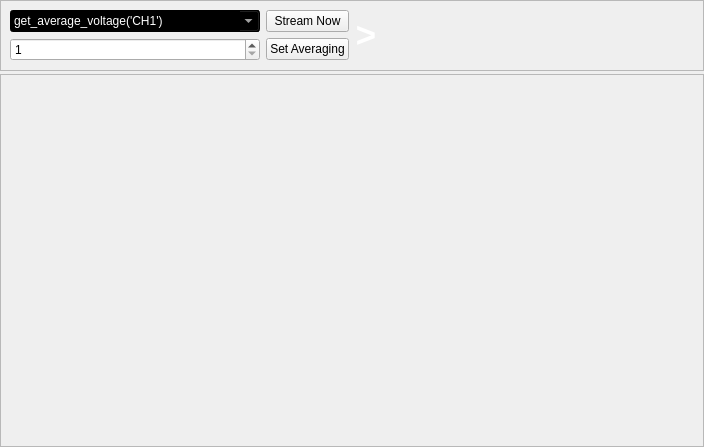
<?xml version="1.0" encoding="UTF-8"?>
<ui version="4.0">
 <class>MainWindow</class>
 <widget class="QMainWindow" name="MainWindow">
  <property name="geometry">
   <rect>
    <x>0</x>
    <y>0</y>
    <width>704</width>
    <height>447</height>
   </rect>
  </property>
  <property name="minimumSize">
   <size>
    <width>300</width>
    <height>0</height>
   </size>
  </property>
  <property name="mouseTracking">
   <bool>false</bool>
  </property>
  <property name="windowTitle">
   <string>Data Streaming Utility</string>
  </property>
  <property name="windowIcon">
   <iconset>
    <normaloff>../../../../../usr/share/pixmaps/cubeview48.png</normaloff>../../../../../usr/share/pixmaps/cubeview48.png</iconset>
  </property>
  <property name="windowOpacity">
   <double>1.000000000000000</double>
  </property>
  <property name="toolTip">
   <string/>
  </property>
  <property name="autoFillBackground">
   <bool>false</bool>
  </property>
  <property name="styleSheet">
   <string notr="true">QPushButton {
color: #333;
border: 2px solid #555;
border-radius: 11px;
padding: 5px;
background: qradialgradient(cx: 0.3, cy: -0.4,
fx: 0.3, fy: -0.4,
radius: 1.35, stop: 0 #fff, stop: 1 #888);
min-width: 80px;
}

QPushButton:pressed {
background: qradialgradient(cx: 0.4, cy: -0.1,
fx: 0.4, fy: -0.1,
radius: 1.35, stop: 0 #fff, stop: 1 #ddd);
}

QFrame{background-color: rgb(21, 107, 113);}

QComboBox{background-color: rgba(255,255,255, 100);color: rgb(0,0,0);}

border-color: rgb(29, 122, 162);
</string>
  </property>
  <property name="toolButtonStyle">
   <enum>Qt::ToolButtonIconOnly</enum>
  </property>
  <property name="tabShape">
   <enum>QTabWidget::Rounded</enum>
  </property>
  <widget class="QWidget" name="centralwidget">
   <property name="layoutDirection">
    <enum>Qt::LeftToRight</enum>
   </property>
   <layout class="QVBoxLayout" name="verticalLayout_2">
    <property name="spacing">
     <number>3</number>
    </property>
    <property name="margin">
     <number>0</number>
    </property>
    <item>
     <widget class="QFrame" name="frame">
      <property name="sizePolicy">
       <sizepolicy hsizetype="Preferred" vsizetype="Preferred">
        <horstretch>0</horstretch>
        <verstretch>0</verstretch>
       </sizepolicy>
      </property>
      <property name="frameShape">
       <enum>QFrame::StyledPanel</enum>
      </property>
      <property name="frameShadow">
       <enum>QFrame::Raised</enum>
      </property>
      <layout class="QGridLayout" name="gridLayout">
       <item row="1" column="0">
        <widget class="QSpinBox" name="averageCount">
         <property name="sizePolicy">
          <sizepolicy hsizetype="Preferred" vsizetype="Fixed">
           <horstretch>0</horstretch>
           <verstretch>0</verstretch>
          </sizepolicy>
         </property>
         <property name="minimum">
          <number>1</number>
         </property>
         <property name="maximum">
          <number>501</number>
         </property>
        </widget>
       </item>
       <item row="0" column="1">
        <widget class="QPushButton" name="pushButton">
         <property name="sizePolicy">
          <sizepolicy hsizetype="Preferred" vsizetype="Fixed">
           <horstretch>0</horstretch>
           <verstretch>0</verstretch>
          </sizepolicy>
         </property>
         <property name="text">
          <string>Stream Now</string>
         </property>
        </widget>
       </item>
       <item row="1" column="1">
        <widget class="QPushButton" name="pushButton_2">
         <property name="sizePolicy">
          <sizepolicy hsizetype="Maximum" vsizetype="Fixed">
           <horstretch>0</horstretch>
           <verstretch>0</verstretch>
          </sizepolicy>
         </property>
         <property name="text">
          <string>Set Averaging</string>
         </property>
        </widget>
       </item>
       <item row="0" column="0">
        <widget class="QComboBox" name="cmdlist">
         <property name="sizePolicy">
          <sizepolicy hsizetype="Maximum" vsizetype="Fixed">
           <horstretch>0</horstretch>
           <verstretch>0</verstretch>
          </sizepolicy>
         </property>
         <property name="minimumSize">
          <size>
           <width>250</width>
           <height>0</height>
          </size>
         </property>
         <property name="styleSheet">
          <string notr="true">background-color: rgb(0, 0, 0);
color: rgb(255, 255, 255);</string>
         </property>
         <property name="editable">
          <bool>true</bool>
         </property>
         <item>
          <property name="text">
           <string>get_average_voltage('CH1')</string>
          </property>
         </item>
         <item>
          <property name="text">
           <string>get_freq('ID1')</string>
          </property>
         </item>
         <item>
          <property name="text">
           <string>get_high_freq('ID1')</string>
          </property>
         </item>
         <item>
          <property name="text">
           <string>DutyCycle('ID1')[1]</string>
          </property>
         </item>
         <item>
          <property name="text">
           <string>MeasureInterval('ID1','ID2','rising','rising')</string>
          </property>
         </item>
        </widget>
       </item>
       <item row="0" column="2" rowspan="2">
        <widget class="QLabel" name="msg">
         <property name="sizePolicy">
          <sizepolicy hsizetype="Preferred" vsizetype="Maximum">
           <horstretch>0</horstretch>
           <verstretch>0</verstretch>
          </sizepolicy>
         </property>
         <property name="baseSize">
          <size>
           <width>0</width>
           <height>17</height>
          </size>
         </property>
         <property name="font">
          <font>
           <pointsize>26</pointsize>
           <weight>75</weight>
           <italic>true</italic>
           <bold>true</bold>
          </font>
         </property>
         <property name="styleSheet">
          <string notr="true">color: rgb(255, 255, 255);</string>
         </property>
         <property name="text">
          <string>&gt;</string>
         </property>
         <property name="alignment">
          <set>Qt::AlignLeading|Qt::AlignLeft|Qt::AlignTop</set>
         </property>
         <property name="wordWrap">
          <bool>true</bool>
         </property>
        </widget>
       </item>
      </layout>
     </widget>
    </item>
    <item>
     <widget class="QFrame" name="plot_area_frame">
      <property name="sizePolicy">
       <sizepolicy hsizetype="Preferred" vsizetype="MinimumExpanding">
        <horstretch>0</horstretch>
        <verstretch>0</verstretch>
       </sizepolicy>
      </property>
      <property name="frameShape">
       <enum>QFrame::StyledPanel</enum>
      </property>
      <property name="frameShadow">
       <enum>QFrame::Raised</enum>
      </property>
      <layout class="QVBoxLayout" name="plot_area">
       <property name="spacing">
        <number>2</number>
       </property>
       <property name="margin">
        <number>0</number>
       </property>
      </layout>
     </widget>
    </item>
   </layout>
  </widget>
  <widget class="QMenuBar" name="menubar">
   <property name="geometry">
    <rect>
     <x>0</x>
     <y>0</y>
     <width>704</width>
     <height>25</height>
    </rect>
   </property>
  </widget>
  <action name="actionSave_as">
   <property name="text">
    <string>Save as</string>
   </property>
  </action>
 </widget>
 <resources/>
 <connections>
  <connection>
   <sender>pushButton</sender>
   <signal>clicked()</signal>
   <receiver>MainWindow</receiver>
   <slot>stream()</slot>
   <hints>
    <hint type="sourcelabel">
     <x>717</x>
     <y>55</y>
    </hint>
    <hint type="destinationlabel">
     <x>642</x>
     <y>38</y>
    </hint>
   </hints>
  </connection>
  <connection>
   <sender>pushButton_2</sender>
   <signal>clicked()</signal>
   <receiver>MainWindow</receiver>
   <slot>setAveraging()</slot>
   <hints>
    <hint type="sourcelabel">
     <x>674</x>
     <y>89</y>
    </hint>
    <hint type="destinationlabel">
     <x>624</x>
     <y>110</y>
    </hint>
   </hints>
  </connection>
 </connections>
 <slots>
  <slot>dump_to_file()</slot>
  <slot>byebye()</slot>
  <slot>stream()</slot>
  <slot>setAveraging()</slot>
 </slots>
</ui>
